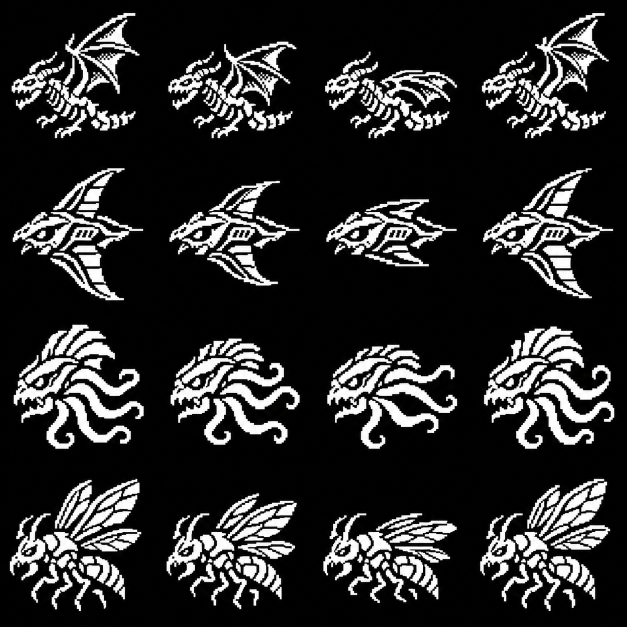
#> input picture atari/kult/diabolic/art/bosses/candidates-sheet.png, 1254 x 1254 px (shown at 1/2 size)
$ python import_bosses.py
#> lines starting #> are read from the running program, lines starting #| are printed output that depends on the picture; after the words box and inside, x2 and y2 are one past the last pixel; in counts of white or black regions, pixels touching at a corner belong together
#!/usr/bin/env python3
"""Convert the model's four-by-four atlas to shared 64x64 1-bit boss resources."""
import json
from pathlib import Path
from PIL import Image,ImageDraw
ROOT=Path(__file__).resolve().parent
def main():
 atlas=Image.open(ROOT/'art/bosses/candidates-sheet.png').convert('L');w,h=atlas.size
#> after `w, h = atlas.size`: w = 1254; h = 1254
 bosses=[]
 for row,(slug,name) in enumerate([('bone-dragon','Bone dragon'),('iron-manta','Iron manta'),('void-kraken','Void kraken'),('insect-queen','Insect queen')]):
  frames=[]
  for col in range(4):
   # Fixed grid crops and uniform scaling preserve model-authored motion.
   crop=atlas.crop((col*w//4,row*h//4,(col+1)*w//4,(row+1)*h//4))
   frame=crop.resize((64,64),Image.Resampling.BOX).point(lambda v:255 if v>=110 else 0)
   frames.append([int(v>0) for v in frame.getdata()])
  bosses.append(dict(id='boss-'+slug,name=name,source='Image model / native conversion',width=64,height=64,frames=frames))
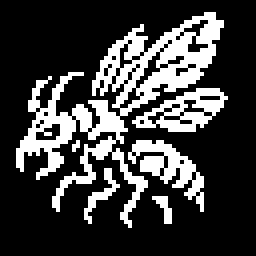
#> frame: PIL image 64x64 L (shown 4 times larger); 24.3% white in thin lines or dots, all inside (x1, y1, x2, y2) = (4, 3, 57, 57)
#> after the loop, bosses = 4 items
 (ROOT/'art/bosses/catalog.json').write_text(json.dumps(bosses,separators=(',',':'))+'\n')
 preview=Image.new('RGB',(4*192,4*218),(10,12,16));draw=ImageDraw.Draw(preview)
#> after `preview = Image.new('RGB', (4 * 192, 4 * 218), (10, 12, 16))`:
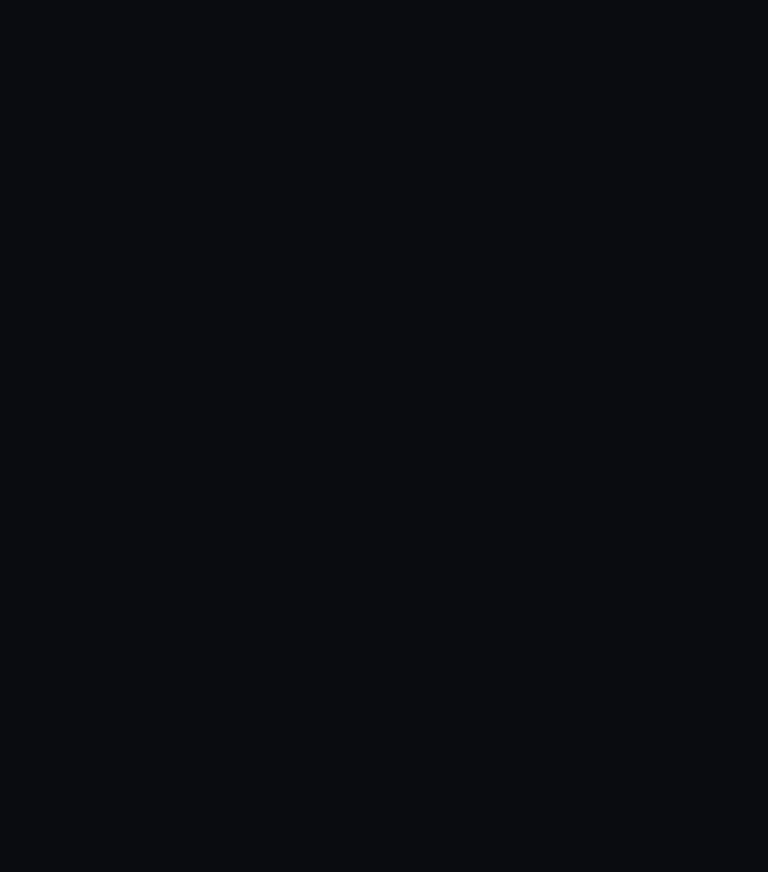
#> preview: PIL image 768x872 RGB; mean R, G, B 10, 12, 16
 for row,b in enumerate(bosses):
  draw.text((8,row*218+5),b['name'],fill='white')
  for col,pixels in enumerate(b['frames']):
   frame=Image.new('L',(64,64));frame.putdata([v*235 for v in pixels]);preview.paste(frame.resize((192,192),Image.Resampling.NEAREST),(col*192,row*218+24))
#> this loop made 4 passes
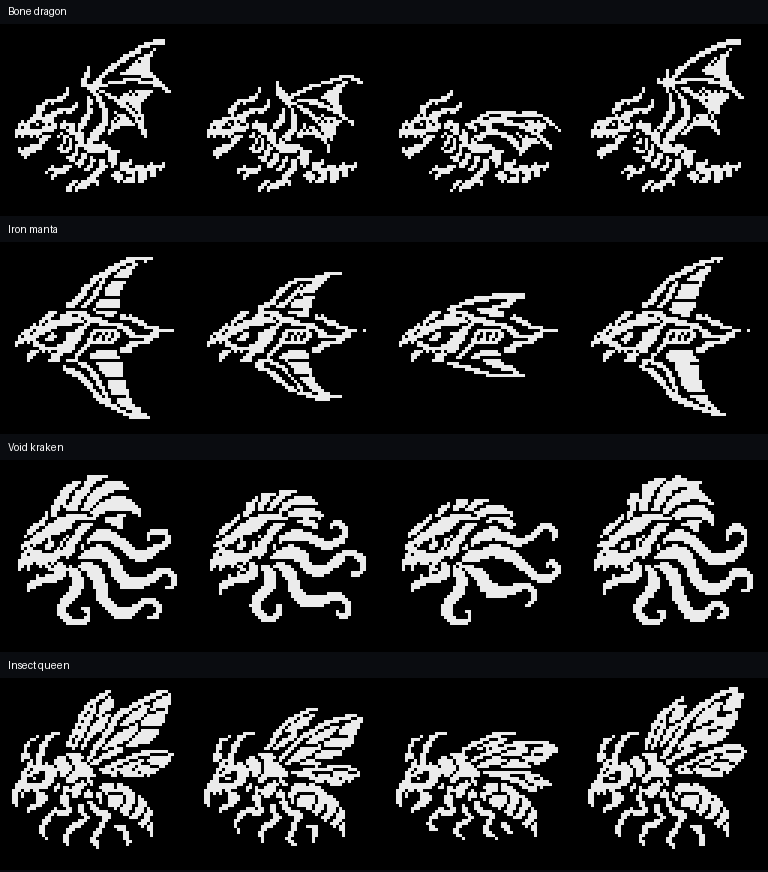
#> preview: PIL image 768x872 RGB; mean R, G, B 40.4, 40.6, 41.1
 preview.save(ROOT/'art/bosses/native-preview.png')
 print('Imported four model-designed four-frame bosses.')
if __name__=='__main__':main()
